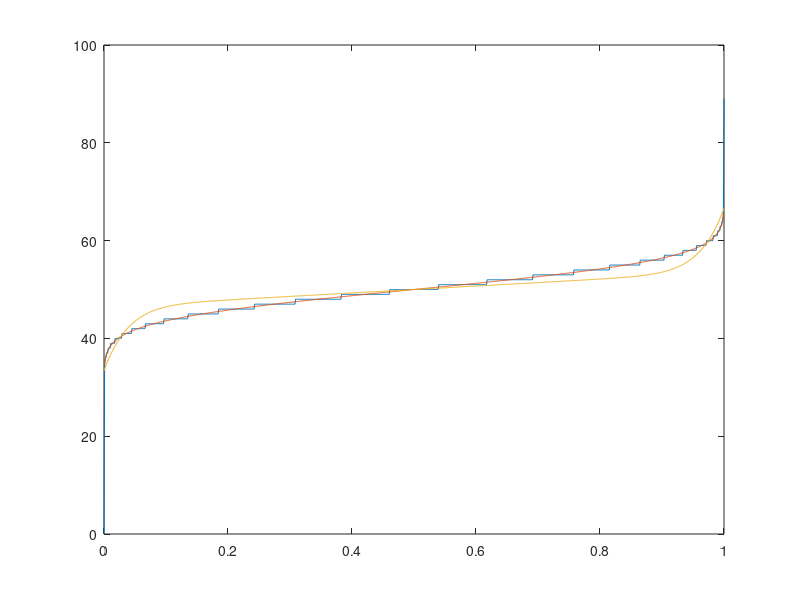

MATLAB code to generate this figure:
pkg load statistics

%N = 100
N = 100
%P = 0.5
P = 0.5

x = [0:0.001:1]

f1 = binoinv(x, N, P)

f2 = norminv(x, N * P, sqrt(N * P * (1 - P)))

%f3 = (((x - 0.5)*1.2).^13 * 5000) + ((x - 0.5) * 15) + 50
f3 = (((x - 0.5)*1.2).^13 * N * N) + ((x - 0.5) * sqrt(N * P)) + (N * P)

plot(x, f1, x, f2, x, f3)